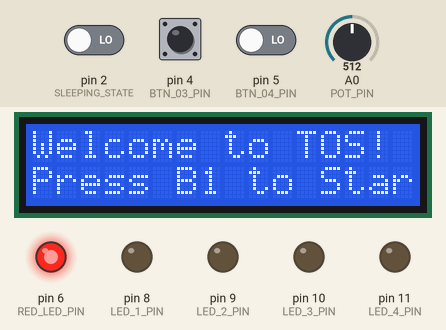
Bench run of a sketch on a simulated Arduino Nano, built with avr-gcc and run on an emulated ATmega328P. Shown: 16×2 character LCD, output pins drawn as LEDs (lit = HIGH). The test bench sets the inputs (shaded band); at power-on: pin 2 (SLEEPING_STATE) LOW, pin 4 (BTN_03_PIN) LOW, pin 5 (BTN_04_PIN) LOW, A0 (POT_PIN) = 512. Random numbers use the default seed unless the sketch sets one.

Above: at 1.2 s.
1.3 s: pin 2 (SLEEPING_STATE) driven HIGH
At 3.0 s:
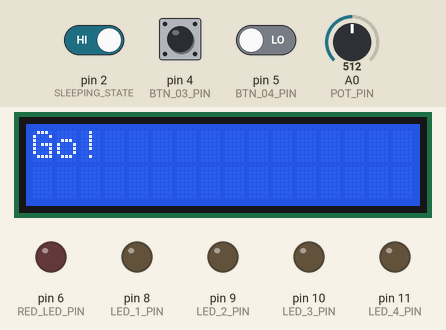
At 3.5 s:
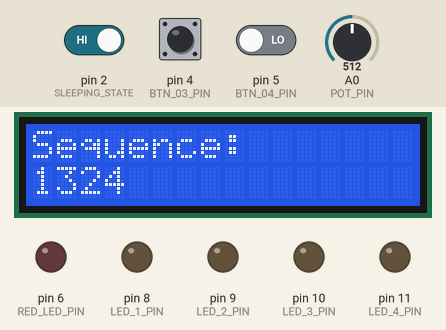
4.3 s: pin 4 (BTN_03_PIN) pulled HIGH for 0.15 s
At 14.82 s:
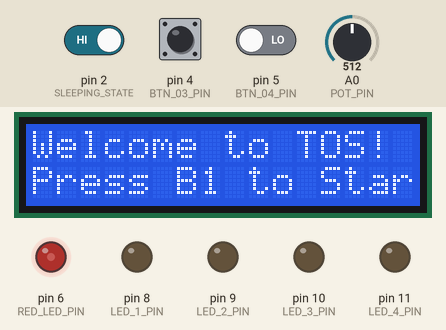
Timing chart, 0 to 17.4 s (numbered marks = the images above; inputs shaded):
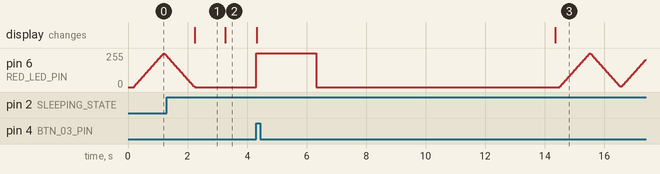

Measured:
- after the input at 1.3 s, the display: changes after 0.94 s (image 1)
- what the display in image 1 shows lasts 1.1 s, from 2.2 s to 3.3 s

The sketch:

game.ino
```cpp
#include "include/kernel.h"
#include "include/config.h"
#include "include/core.h"
#include "include/buttons.h"
#include "include/leds.h"
#include "include/display.h"

#include <Arduino.h>

void setup()
{
  #ifdef DEBUG
  Serial.begin(9600);
  #endif
  initButtons();
  initLeds();
  initDisplay();
  initCore();
  changeState(INTRO_STATE);
}

void loop()
{
  updateStateTime();
  switch (getCurrentState())
  {
  case INTRO_STATE:
    intro();
    break;
  case SLEEPING_STATE:
    sleepNow();
    break;
  case GAME_STATE:
    playGame();
    break;
  }
}
```

buttons.cpp
```cpp
#include "include/buttons.h"
#include "include/config.h"

#include <Arduino.h>
#include <EnableInterrupt.h>

#define BOUNCING_TIME 250

unsigned short inputPins[NUM_BUTTONS] = {BTN_01_PIN, BTN_02_PIN, BTN_03_PIN, BTN_04_PIN};
volatile bool buttonPressed[NUM_BUTTONS] = {false, false, false, false};
volatile int pressOrder[NUM_BUTTONS] = {0, 0, 0, 0};
volatile int pressCount = 0;
unsigned long lastButtonPressedTimestamps[NUM_BUTTONS];

void buttonHandler0() { buttonHandler(0); }
void buttonHandler1() { buttonHandler(1); }
void buttonHandler2() { buttonHandler(2); }
void buttonHandler3() { buttonHandler(3); }

void (*buttonHandlers[NUM_BUTTONS])() = {buttonHandler0, buttonHandler1, buttonHandler2, buttonHandler3};

void buttonHandler(int i)
{
  unsigned long timestamp = millis();
  if (timestamp - lastButtonPressedTimestamps[i] > BOUNCING_TIME)
  {
    int status = digitalRead(inputPins[i]);
    if (status == HIGH && pressCount < NUM_BUTTONS)
    {
      buttonPressed[i] = true;
      pressOrder[pressCount] = i + 1;
      pressCount++;
      lastButtonPressedTimestamps[i] = timestamp;
    }
  }
  #ifdef DEBUG_VERBOSE
  else
  {
    Serial.println("Button " + String(i + 1) + " ignored due to bouncing");
  }
  #endif
}

void initButtons()
{
  for (int i = 0; i < NUM_BUTTONS; i++)
  {
    pinMode(inputPins[i], INPUT);
    enableInterrupt(inputPins[i], buttonHandlers[i], RISING);
    lastButtonPressedTimestamps[i] = millis();
    buttonPressed[i] = false;
    pressOrder[i] = 0;
  }
  pressCount = 0;
}

bool isButtonPressed(int buttonIndex)
{
  return buttonPressed[buttonIndex];
}

void resetButtons()
{
  for (int i = 0; i < NUM_BUTTONS; i++)
  {
    buttonPressed[i] = false;
    pressOrder[i] = 0;
  }
  pressCount = 0;
}

int* getPressOrder()
{
  return pressOrder;
}

void wakeUp()
{
  #ifdef WOKWI_SIMULATION
  buttonPressed[0] = true;
  #endif
}

void prepareSleep()
{
  for (int i = 0; i < NUM_BUTTONS; i++)
  {
    disableInterrupt(inputPins[i]);
  }
  enableInterrupt(inputPins[0], wakeUp, RISING);
}

void endSleep()
{
  disableInterrupt(inputPins[0]);
  for (int i = 0; i < NUM_BUTTONS; i++)
  {
    enableInterrupt(inputPins[i], buttonHandlers[i], RISING);
    buttonPressed[i] = false;
  }
}
```

core.cpp
```cpp
#include "include/core.h"
#include "include/kernel.h"
#include "include/buttons.h"
#include "include/leds.h"
#include "include/pot.h"
#include "include/display.h"
#include "include/config.h"

#include <Arduino.h>
#include <avr/sleep.h>

#define MAX_TIME_BEFORE_SLEEP 10000
#define GAMEOVER_LED_DURATION 2000
#define GAMEOVER_TOTAL_DURATION 10000
#define LVL_SCREEN_DURATION 2000
#define GO_SCREEN_DURATION 1000
#define INTER_ROUND_DELAY 1500

unsigned long availableTime = STARTING_AVAILABLE_TIME;
unsigned long roundStartT = 0;

int currentSequence[NUM_BUTTONS];
int currentSeqIndex = 0;
int score = 0;
int correctPresses = 0;
bool isRoundActive = false;

int level = 1;
double levelfactor = LEVEL_1_FACTOR;

void initCore()
{
  randomSeed(analogRead(A7));
}

double getLevelFactor()
{
  switch (level)
  {
  case 1:
    return LEVEL_1_FACTOR;
  case 2:
    return LEVEL_2_FACTOR;
  case 3:
    return LEVEL_3_FACTOR;
  case 4:
    return LEVEL_4_FACTOR;
  default:
    return LEVEL_1_FACTOR;
  }
}

void generateSequence(int seq[NUM_BUTTONS])
{
  int n[NUM_BUTTONS] = {1, 2, 3, 4};
  for (int i = 0; i < NUM_BUTTONS; i++)
  {
    int r = random(i, NUM_BUTTONS);
    int t = n[i];
    n[i] = n[r];
    n[r] = t;
  }
  for (int i = 0; i < NUM_BUTTONS; i++)
    seq[i] = n[i];
}

void intro()
{
  if (isJustEnteredInState())
  {
    #ifdef DEBUG
    Serial.println("Intro...");
    #endif
    allLedsOff();
    displayWelcome();
    resetButtons();
    delay(100);
  }
  pulseRedLedInIntro();

  int lvl;
  bool levelChanged = false;

  if ((lvl = readLevelFromPot()) != level)
  {
    unsigned long lastLvlChangeT = millis();
    levelChanged = true;
    while (millis() - lastLvlChangeT <= LVL_SCREEN_DURATION)
    {
      if ((lvl = readLevelFromPot()) != level)
      {
        level = lvl;
        lastLvlChangeT = millis();
        displayLevel(level);
        #ifdef DEBUG
        Serial.print("Level changed to: ");
        Serial.println(level);
        #endif
      }
      pulseRedLedInIntro();
    }
  }

  if (levelChanged)
  {
    displayWelcome();
    resetStateTime();
    levelChanged = false;
  }

  if (isButtonPressed(0))
  {
    changeState(GAME_STATE);
    return;
  }

  if (getCurrentTimeInState() > MAX_TIME_BEFORE_SLEEP)
  {
    changeState(SLEEPING_STATE);
  }
}

void prepareGame()
{
  #ifdef DEBUG
  Serial.println("Preparing the game...");
  #endif
  allLedsOff();
  resetButtons();
  score = 0;
  availableTime = STARTING_AVAILABLE_TIME;
  isRoundActive = false;
  levelfactor = getLevelFactor();
  displayGo();
  delay(GO_SCREEN_DURATION);
}

void prepareRound()
{
  allLedsOff();
  generateSequence(currentSequence);
  displaySequence(currentSequence);
  resetButtons();
  #ifdef DEBUG
  Serial.print("Sequence: ");
  for (int i = 0; i < 4; i++)
    Serial.print(currentSequence[i]);
  Serial.println();
  #endif
  currentSeqIndex = 0;
  correctPresses = 0;
  isRoundActive = true;
  roundStartT = millis();
}

void gameSuccess() {
  score++;
  setAllGreenLeds(true);
  displaySuccess(score);
  #ifdef DEBUG
  Serial.println("Correct! Score: " + String(score));
  #endif
  availableTime *= levelfactor;
  if (availableTime < 500)
    availableTime = 500;
  #ifdef DEBUG
  Serial.println("Available time: " + String(availableTime / 1000.0) + " s");
  #endif
  isRoundActive = false;
  delay(INTER_ROUND_DELAY);
}

void playGame()
{
  if (isJustEnteredInState())
  {
    prepareGame();
    #ifdef DEBUG
    Serial.println("Starting game...");
    #endif
  }

  if (!isRoundActive)
    prepareRound();

  if (isRoundActive && (millis() - roundStartT) > availableTime)
  {
    #ifdef DEBUG
    Serial.println("Timeout!");
    #endif
    gameOver();
    return;
  }

  int* pressOrder = getPressOrder();

  for (int b = 0; b < NUM_BUTTONS; b++)
  {
    if (isButtonPressed(b))
      setGreenLed(b + 1, true);

    if (pressOrder[b] == 0)
      continue;

    if (pressOrder[b] != currentSequence[b])
    {
      #ifdef DEBUG
      Serial.println("Wrong button!");
      #endif
      gameOver();
      return;
    }
    correctPresses++;
  }

  if (correctPresses < NUM_BUTTONS)
  {
    correctPresses = 0;
    return;
  }

  gameSuccess();
}

void gameOver()
{
  #ifdef DEBUG
  Serial.println("Game Over! Final Score: " + String(score));
  Serial.println("Returning to Intro in " + String(GAMEOVER_TOTAL_DURATION / 1000.0) + " seconds...");
  #endif
  allLedsOff();
  setRedLed(true);
  displayGameOver(score);
  delay(GAMEOVER_LED_DURATION);
  setRedLed(false);
  delay(GAMEOVER_TOTAL_DURATION - GAMEOVER_LED_DURATION);
  changeState(INTRO_STATE);
}

void sleepNow()
{
  allLedsOff();
  lcdSleep();
  set_sleep_mode(SLEEP_MODE_PWR_DOWN);
  sleep_enable();
  #ifdef DEBUG
  Serial.println("Going to sleep...");
  #endif
  prepareSleep();
  sleep_mode();
  #ifdef WOKWI_SIMULATION
  while (!isButtonPressed(0)) // busy wait to simulate sleep
    delay(200);
  #endif
  sleep_disable();
  endSleep();
  #ifdef DEBUG
  Serial.println("Woke up!");
  #endif
  lcdWake();
  changeState(INTRO_STATE);
}
```

display.cpp
```cpp
#include "include/display.h"
#include "include/config.h"

#include <Arduino.h>
#include <LiquidCrystal_I2C.h>

LiquidCrystal_I2C lcd(LCD_I2C_ADDRESS, LCD_COLS, LCD_ROWS);

unsigned long lastDisplayLevel = 0;

void initDisplay()
{
  lcd.init();
  lcd.clear();
  lcd.backlight();
}

void displayWelcome()
{
  lcd.clear();
  lcd.setCursor(0, 0);
  lcd.print("Welcome to TOS!");
  lcd.setCursor(0, 1);
  lcd.print("Press B1 to Start");
}

void displayGo()
{
  lcd.clear();
  lcd.setCursor(0, 0);
  lcd.print("Go!");
}

void displaySequence(int seq[NUM_BUTTONS])
{
  lcd.clear();
  lcd.setCursor(0, 0);
  lcd.print("Sequence:");
  lcd.setCursor(0, 1);
  for (int i = 0; i < NUM_BUTTONS; i++)
    lcd.print(seq[i]);
}

void displaySuccess(int score)
{
  lcd.clear();
  lcd.setCursor(0, 0);
  lcd.print("GOOD!");
  lcd.setCursor(0, 1);
  lcd.print("Score: ");
  lcd.print(score);
}

void displayGameOver(int score)
{
  lcd.clear();
  lcd.setCursor(0, 0);
  lcd.print("Game Over");
  lcd.setCursor(0, 1);
  lcd.print("Final Score: ");
  lcd.print(score);
}

void displayScore(int score)
{
  lcd.clear();
  lcd.setCursor(0, 0);
  lcd.print("Score: ");
  lcd.print(score);
}

void displayLevel(int level)
{
  lcd.clear();
  lcd.setCursor(0, 0);
  lcd.print("Level: ");
  lcd.print(level);
}

void lcdSleep()
{
  lcd.setBacklight(0);
}

void lcdWake()
{
  lcd.setBacklight(1);
}
```

buttons.h
```cpp
#ifndef __BUTTONS__
#define __BUTTONS__

void buttonHandler(int i);
void initButtons();
bool isButtonPressed(int buttonIndex);
int* getPressOrder();
void resetButtons();
void prepareSleep();
void endSleep();
void wakeUp();

#endif
```

core.h
```cpp
#ifndef __CORE__
#define __CORE__

#include "config.h"

#define INTRO_STATE 1
#define SLEEPING_STATE 2
#define GAME_STATE 3

void initCore();
double getLevelFactor();
void generateSequence(int seq[NUM_BUTTONS]);
void intro();
void prepareGame();
void prepareRound();
void playGame();
void gameOver();
void sleepNow();

#endif
```

display.h
```cpp
#ifndef __DISPLAY__
#define __DISPLAY__

#include "config.h"

void initDisplay();
void displayWelcome();
void displayLevel(int level);
void displayGo();
void displaySequence(int seq[NUM_BUTTONS]);
void displaySuccess(int score);
void displayGameOver(int score);
void displayScore(int score);
void lcdSleep();
void lcdWake();

#endif
```

kernel.h
```cpp
#ifndef __KERNEL__
#define __KERNEL__

int getCurrentState();
void changeState(int newState);
void updateStateTime();
void resetStateTime();
long getCurrentTimeInState();
long getEnteredStateTime();
bool isJustEnteredInState();

#endif
```

leds.h
```cpp
#ifndef __LEDS__
#define __LEDS__

void initLeds();
void setGreenLed(int number, bool on);
void setAllGreenLeds(bool on);
void setRedLed(bool on);
void pulseRedLedInIntro();
void allLedsOff();

#endif
```

pot.h
```cpp
#ifndef __POT__
#define __POT__

int readLevelFromPot();

#endif
```

kernel.cpp
```cpp
#include "include/kernel.h"

#include <Arduino.h>

int currentState;
long enteredStateTime;
long currentTimeInState;
bool firstCheckInState;

int getCurrentState()
{
  return currentState;
}

long getCurrentTimeInState()
{
  return currentTimeInState;
}

long getEnteredStateTime()
{
  return enteredStateTime;
}

bool isJustEnteredInState()
{
  bool temp = firstCheckInState;
  firstCheckInState = false;
  return temp;
}

void changeState(int newState)
{
  currentState = newState;
  enteredStateTime = millis();
  firstCheckInState = true;
}

void updateStateTime()
{
  currentTimeInState = millis() - enteredStateTime;
}

void resetStateTime()
{
  enteredStateTime = millis();
  currentTimeInState = 0;
}
```

leds.cpp
```cpp
#include "include/leds.h"
#include "include/config.h"

#include <Arduino.h>

#define PULSE_SPEED_FACTOR 5
#define PULSE_INTERVAL 20

static int greenPins[NUM_BUTTONS] = {LED_1_PIN, LED_2_PIN, LED_3_PIN, LED_4_PIN};

unsigned long lastPulseT = 0;
int pulseDir = 1;
int pulseVal = 0;

void initLeds()
{
  for (int i = 0; i < NUM_BUTTONS; i++)
    pinMode(greenPins[i], OUTPUT);
  pinMode(RED_LED_PIN, OUTPUT);
  allLedsOff();
}

void setGreenLed(int number, bool on)
{
  digitalWrite(greenPins[number - 1], on ? HIGH : LOW);
}

void setAllGreenLeds(bool on)
{
  for (int i = 1; i <= NUM_BUTTONS; i++)
    setGreenLed(i, on);
}

void setRedLed(bool on)
{
  digitalWrite(RED_LED_PIN, on ? HIGH : LOW);
}

void allLedsOff()
{
  setAllGreenLeds(false);
  setRedLed(false);
}

void pulseRedLedInIntro()
{
  unsigned long now = millis();
  if (now - lastPulseT < PULSE_INTERVAL)
    return;
  lastPulseT = now;
  pulseVal += pulseDir * PULSE_SPEED_FACTOR;
  if (pulseVal >= 255)
  {
    pulseVal = 255;
    pulseDir = -1;
  }
  else if (pulseVal <= 0)
  {
    delay(50);
    pulseVal = 0;
    pulseDir = 1;
  }
  analogWrite(RED_LED_PIN, pulseVal);
}
```

pot.cpp
```cpp
#include "include/pot.h"
#include "include/config.h"

#include <Arduino.h>

int readLevelFromPot()
{
  int v = analogRead(POT_PIN);
  int level = map(v, 0, 1023, 1, 5);
  return level > 4 ? 4
    : level < 1 ? 1
    : level;
}
```

config.h
```cpp
#ifndef __CONFIG__
#define __CONFIG__

// General settings
#define NUM_BUTTONS 4

// Pin assignments: buttons
#define BTN_01_PIN 2
#define BTN_02_PIN 3
#define BTN_03_PIN 4
#define BTN_04_PIN 5

// Pin assignments: LEDs
#define LED_1_PIN 8
#define LED_2_PIN 9
#define LED_3_PIN 10
#define LED_4_PIN 11
#define RED_LED_PIN 6

// Pin assignments: other components
#define POT_PIN A0

// LCD settings
#define LCD_I2C_ADDRESS 0x27
#define LCD_COLS 16
#define LCD_ROWS 2

// Game settings
#define STARTING_AVAILABLE_TIME 10000
#define LEVEL_1_FACTOR 0.95
#define LEVEL_2_FACTOR 0.85
#define LEVEL_3_FACTOR 0.75
#define LEVEL_4_FACTOR 0.70

// Debug and simulation settings below, comment/uncomment as needed

/* Enable debug serial output */
// #define DEBUG

/* Enable verbose debug output */
// #define DEBUG_VERBOSE

/* Uncomment ONLY if running in Wokwi simulation environment */
// #define WOKWI_SIMULATION

#endif
```
